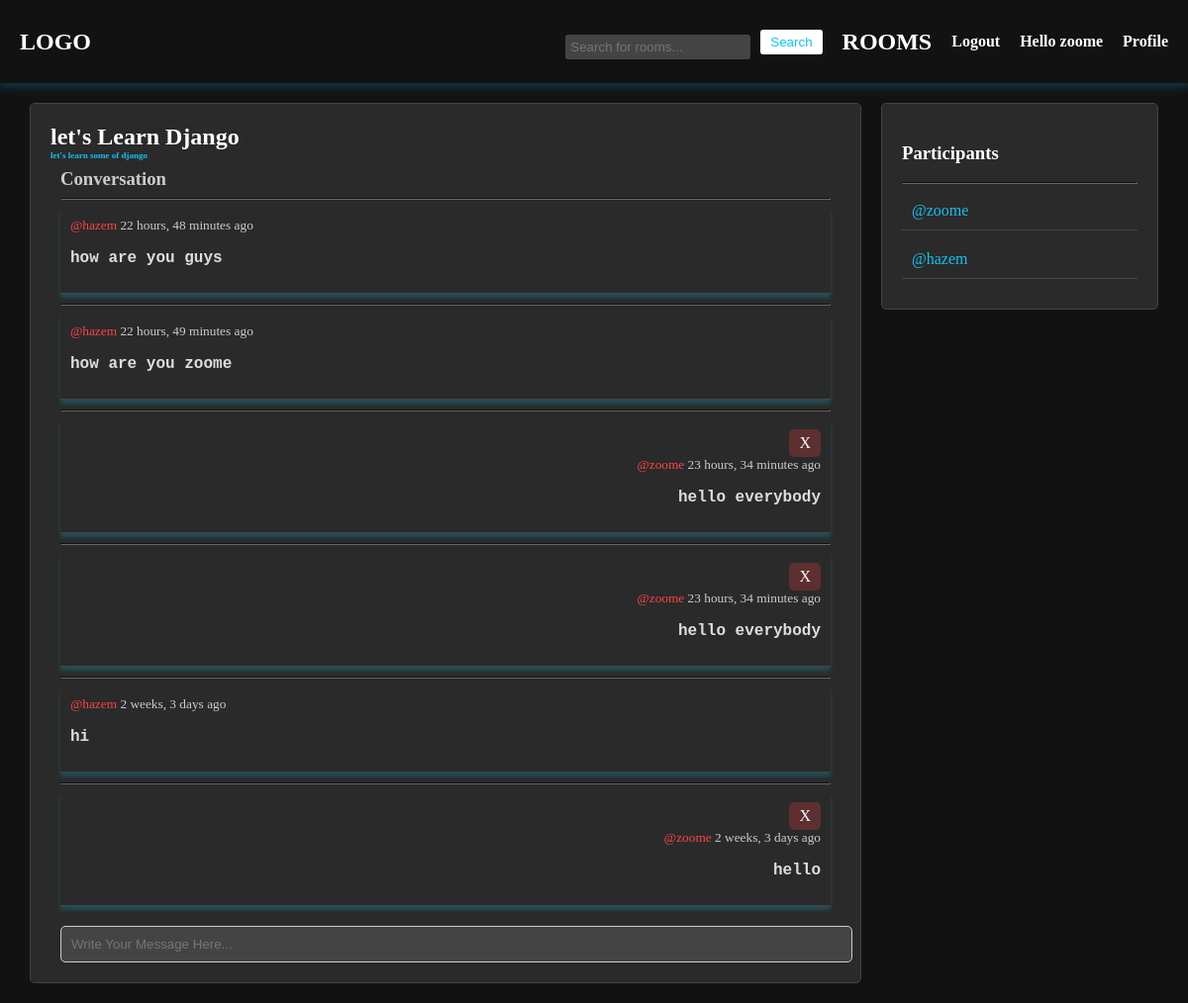
The app's page /room/1/ (signed in) with its own data.
### app/models.py (models this page shows, shortened)
class User(AbstractUser):
    name = models.CharField(max_length=200, null=True)
    email = models.EmailField(unique=True)
    bio = models.TextField(null=True)
    avatar = models.ImageField(default="profile.png")
    USERNAME_FIELD = 'username'
    REQUIRED_FIELDS = []

class Room(models.Model):
    host = models.ForeignKey(User, on_delete=models.SET_NULL, null=True)
    topic = models.ForeignKey(Topic, on_delete=models.SET_NULL, null=True)
    name = models.CharField(max_length=200)
    description = models.TextField(null=True)
    participants = models.ManyToManyField(User, related_name="participants", blank=True)
    created = models.DateTimeField(auto_now_add=True)
    updated = models.DateTimeField(auto_now=True)
    class Meta:
        ordering = ['-updated', '-created']

class Message(models.Model):
    user = models.ForeignKey(User, on_delete=models.CASCADE)
    room = models.ForeignKey(Room, on_delete=models.CASCADE)
    body = models.TextField()
    created = models.DateTimeField(auto_now_add=True)
    updated = models.DateTimeField(auto_now=True)
    class Meta:
        ordering = ['-updated', '-created']

### app/views.py (the view, shortened to what this page needs)
# urls.py: path('room/<int:id>', views.getRoom),
def room(request, id):
    r = Room.objects.filter(id=id).first()
    room_messages = r.message_set.all().order_by('-created')
    participants = r.participants.all()
    return render(request, 'room.html', {'room': r, 'room_messages': room_messages, 'participants': participants})

### templates/room.html (shortened to what this page needs)
{% extends 'main.html' %}
{% block body %}
<div class="room-container">
    <div class="room-content">
        {% if room %}
            <h2>{{room.name}}</h2>
            <h3 class="description">{{room.description}}</h3>
            <div class="comment_wrapper">
                <h3>Conversation</h3>
                {% for message in room_messages %}
                    <hr>
                    <div class="message{% if request.user == message.user %} my-message{% endif %}">
                        {% if request.user == message.user %}
                            <a class="dele" href="/delete_message/{{message.id}}">X</a>
                        {% endif %}
                        <small><a href="/profile/{{message.user.id}}">@{{message.user}}</a> {{ message.created|timesince }} ago</small>
                        <p>{{message.body}}</p>
                    </div>
                {% endfor %}
            </div>
            {% if request.user.is_authenticated %}
                <div>
                    <form method="POST" action="">
                        <input type="text" name="body" placeholder="Write Your Message Here...">
                    </form>
                </div>
            {% endif %}
        {% else %}
            <h1>NOT FOUND!!</h1>
        {% endif %}
    </div>
    <div class="participants">
        <h3>Participants</h3>
        <hr>
        {% for participant in participants %}
            <div>
                <a href="/profile/{{participant.id}}">@{{participant.username}}</a>
            </div>
        {% endfor %}
    </div>
</div>
{% endblock body %}

### templates/main.html (shortened to what this page needs)
<!DOCTYPE html>
{% load static %}
<html lang="en">
<head>
    <link rel="stylesheet" type="text/css" media="screen" href="{% static 'styles/main.css' %}">
</head>
<body>
    <header>
        <a href="/" class="logo">LOGO</a>
        <nav>
            <form method="GET" action="/rooms" class="search-form">
                <input type="text" name="q" placeholder="Search for rooms...">
                <input type="submit" value="Search">
            </form>
            <a href="/rooms" class="logo">ROOMS</a>
            {% if request.user.is_authenticated %}
                <a href="/logout" class="nav-link">Logout</a>
                <h4 class="welcome-msg">Hello {{ request.user }}</h4>
                <a href="/profile/{{request.user.id}}" class="nav-link">Profile</a>
            {% else %}
                <a href="/login" class="nav-link">Login</a>
            {% endif %}
        </nav>
    </header>
    <main>
        {% block body %}
        {% endblock %}
    </main>
</body>
</html>

### static/styles/main.css (style rules this page uses)
body { font-family: Arial, sans-serif; margin: 0; padding: 0; background-color: #121212; color: #E0E0E0 ; font-family: cursive; }
header { display: flex; justify-content: space-between; align-items: center; background-color: #24c4da00; color: white; padding: 10px 20px; box-shadow: 0 4px 8px #0fc3f03b; }
header .logo { font-size: 24px; font-weight: bold; color: white; text-decoration: none; }
header nav { display: flex; align-items: center; height: 4rem; }
header nav .search-form { display: flex; align-items: center; margin-right: 20px; }
header nav .search-form input[type="text"] { padding: 5px; border: none; border-radius: 3px; }
header nav .search-form input[type="submit"] { padding: 5px 10px; margin-left: 10px; border: none; background-color: white; color: #0fc3f0; cursor: pointer; border-radius: 3px; }
header nav .nav-link { color: white; text-decoration: none; font-weight: bold; margin-left: 20px; }
header nav .welcome-msg { margin-left: 20px; }
main { padding: 20px; }
div { padding: 0 10px 0 10px; }
a { color: #0fc3f0; text-decoration: none; }
hr { border-color: #666; }
.room-container { display: grid; grid-template-columns: 3fr 1fr; gap: 20px; }
.room-content, .participants { background-color: #2a2a2a; padding: 20px; border-radius: 5px; border: 1px solid #444; height: fit-content; }
.room-content h2, .room-content h3 { color: white; margin: 0; }
.room-content .description { font-size: 9px; margin-bottom: 8px; color: #0fc3f0; }
.comment_wrapper h3 { color: #ccc; }
.comment_wrapper hr { border-color: #666; }
.comment_wrapper .message { padding: 10px; border-bottom: 1px solid #444; margin-bottom: 10px; display: flex; flex-direction: column; align-items: flex-start; box-shadow: 0 4px 4px #0fc3f03b; }
.comment_wrapper .my-message { align-items: flex-end; }
.comment_wrapper small { color: black; }
.comment_wrapper p { color: #ddd; font-size: 16px; font-weight: bold; font-family: monospace; }
.comment_wrapper .dele { text-decoration: none; background-color: #e73d3d46; float: right; color: #ffffff; border: none; padding: 5px 10px; border-radius: 5px; }
input[type="text"] { width: 100%; padding: 10px; border-radius: 5px; border: 1px solid #ccc; background-color: #444; color: #fff; margin-top: 10px; }
.participants h3 { color: white; }
.participants hr { border-color: #666; }
.participants div { padding: 10px; border-bottom: 1px solid #444; margin-bottom: 10px; }
.message { padding: 10px; border-bottom: 1px solid #444; margin-bottom: 10px; display: flex; flex-direction: column; align-items: flex-start; }
.my-message { align-items: flex-end; }
.message small { color: #ccc; }
.message p { color: #ddd; font-size: 16px; }
.message a { color: #ff4444; text-decoration: none; }

### templates/room.html (style rules this page uses)
.room-container { display: grid; grid-template-columns: 3fr 1fr; }

### records on screen
User: user "zoome", username "zoome"
Room: name "let's Learn Django", description "let's learn some of django"
Message: user "hazem", created "22 hours, 48 minutes", body "how are you guys"
Message: user "hazem", created "22 hours, 49 minutes", body "how are you zoome"
Message: user "zoome", created "23 hours, 34 minutes", body "hello everybody"
Message: user "zoome", created "23 hours, 34 minutes", body "hello everybody"
Message: user "hazem", created "2 weeks, 3 days", body "hi"
Message: user "zoome", created "2 weeks, 3 days", body "hello"
User: username "hazem"
